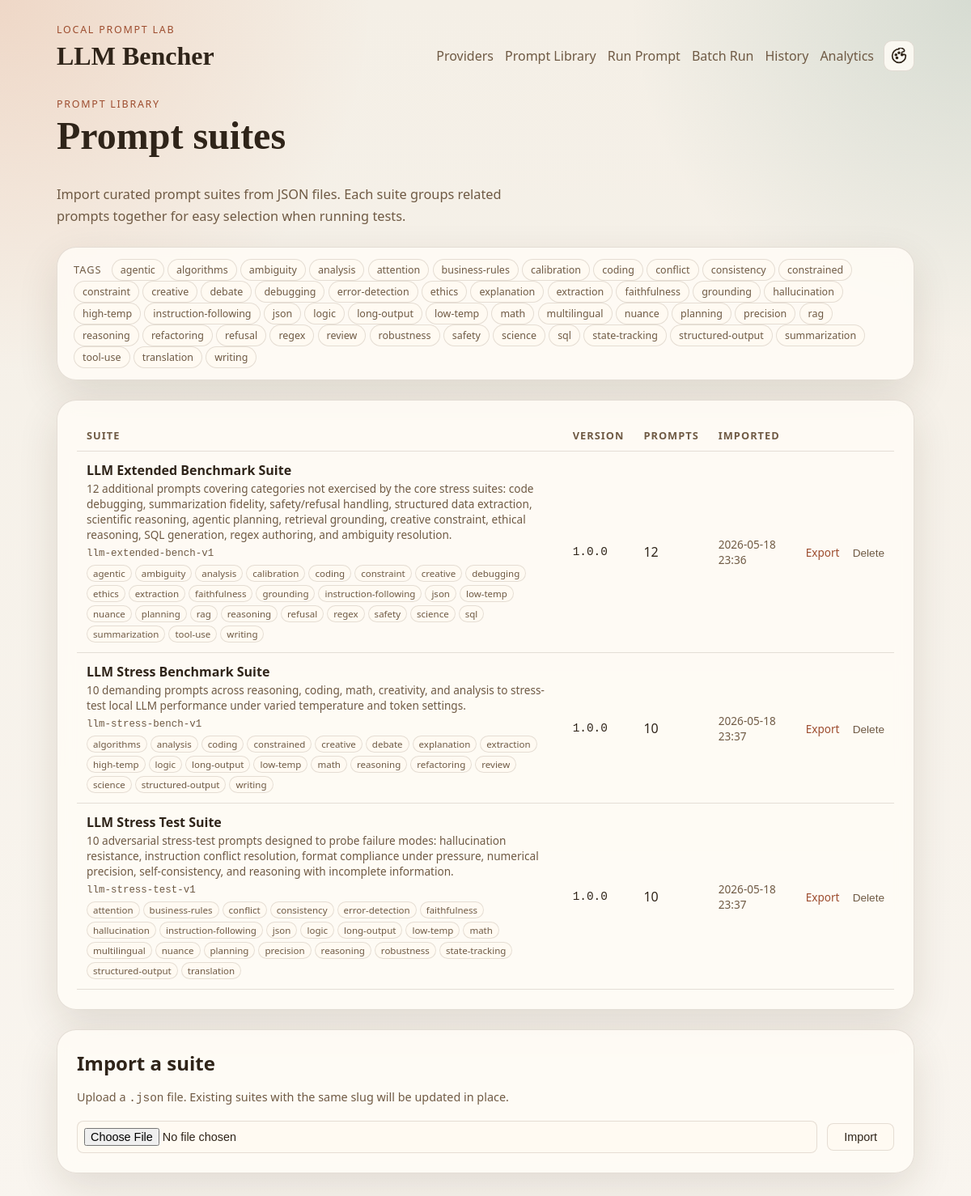
The app's page /prompts with its own data.
### llm_bencher/models.py (models this page shows)
class TimestampMixin:
    created_at: Mapped[datetime] = mapped_column(
        DateTime(timezone=True),
        default=utc_now,
        nullable=False,
    )
    updated_at: Mapped[datetime] = mapped_column(
        DateTime(timezone=True),
        default=utc_now,
        onupdate=utc_now,
        nullable=False,
    )

class PromptSuite(TimestampMixin, Base):
    __tablename__ = "prompt_suites"
    id: Mapped[int] = mapped_column(Integer, primary_key=True)
    slug: Mapped[str] = mapped_column(String(120), unique=True, nullable=False)
    name: Mapped[str] = mapped_column(String(255), nullable=False)
    description: Mapped[str | None] = mapped_column(Text)
    version: Mapped[str | None] = mapped_column(String(50))
    source_path: Mapped[str | None] = mapped_column(String(500))
    checksum: Mapped[str | None] = mapped_column(String(128))
    is_active: Mapped[bool] = mapped_column(Boolean, default=True, nullable=False)
    imported_at: Mapped[datetime | None] = mapped_column(DateTime(timezone=True))
    exported_at: Mapped[datetime | None] = mapped_column(DateTime(timezone=True))
    prompts: Mapped[list["PromptDefinition"]] = relationship(
        back_populates="suite",
        cascade="all, delete-orphan",
    )
    import_records: Mapped[list["PromptImportRecord"]] = relationship(
        back_populates="suite",
        cascade="all, delete-orphan",
    )

### llm_bencher/web/routes.py (the view)
@router.get("/prompts", response_class=HTMLResponse)
def prompts_page(request: Request) -> HTMLResponse:
    session_factory = request.app.state.session_factory
    filter_tag = request.query_params.get("tag", "")
    with session_factory() as session:
        suites = session.scalars(
            select(PromptSuite)
            .options(selectinload(PromptSuite.prompts))
            .where(PromptSuite.is_active.is_(True))
            .order_by(PromptSuite.name)
        ).all()
        all_tags: set[str] = set()
        for s in suites:
            for p in s.prompts:
                if p.tags:
                    all_tags.update(p.tags)
        if filter_tag:
            filtered_suites = []
            for s in suites:
                matching = [p for p in s.prompts if filter_tag in (p.tags or [])]
                if matching:
                    s._filtered_prompts = matching
                    filtered_suites.append(s)
            suites = filtered_suites
    return _render(
        request, "prompts.html",
        suites=suites,
        all_tags=sorted(all_tags),
        filter_tag=filter_tag,
    )

### llm_bencher/templates/prompts.html (shortened to what this page needs)
{% extends "base.html" %}
{% block content %}
<section class="section-header">
  <div>
    <p class="eyebrow">Prompt Library</p>
    <h1>Prompt suites</h1>
  </div>
  <p class="lede">
    Import curated prompt suites from JSON files. Each suite groups related
    prompts together for easy selection when running tests.
  </p>
</section>
{% if all_tags %}
<div class="panel" style="padding:14px 20px;">
  <span style="font-size:0.8rem;text-transform:uppercase;letter-spacing:0.08em;color:var(--muted);margin-right:8px;">Tags</span>
  {% for tag in all_tags %}
  <a href="/prompts?tag={{ tag | urlencode }}"
    class="tag-pill{% if filter_tag == tag %} tag-pill-active{% endif %}">{{ tag }}</a>
  {% endfor %}
</div>
{% endif %}
{% if suites %}
<section class="panel">
  <table style="width:100%;border-collapse:collapse;">
    <thead>
      <tr style="border-bottom:1px solid var(--border);text-align:left;">
        <th style="padding:10px 12px;font-size:0.8rem;text-transform:uppercase;letter-spacing:0.08em;color:var(--muted);">Suite</th>
        <th style="padding:10px 12px;font-size:0.8rem;text-transform:uppercase;letter-spacing:0.08em;color:var(--muted);">Version</th>
        <th style="padding:10px 12px;font-size:0.8rem;text-transform:uppercase;letter-spacing:0.08em;color:var(--muted);">Prompts</th>
        <th style="padding:10px 12px;font-size:0.8rem;text-transform:uppercase;letter-spacing:0.08em;color:var(--muted);">Imported</th>
        <th style="padding:10px 12px;font-size:0.8rem;text-transform:uppercase;letter-spacing:0.08em;color:var(--muted);"></th>
      </tr>
    </thead>
    <tbody>
      {% for suite in suites %}
      <tr id="suite-row-{{ suite.id }}" style="border-bottom:1px solid var(--border);">
        <td style="padding:12px;">
          <strong style="font-size:1rem;">{{ suite.name }}</strong>
          {% if suite.description %}
          <p style="margin:2px 0 0;color:var(--muted);font-size:0.85rem;">{{ suite.description }}</p>
          {% endif %}
          <code style="font-size:0.78rem;color:var(--muted);">{{ suite.slug }}</code>
          {% set suite_tags = [] %}
          {% if suite_tags %}
          <div style="margin-top:6px;display:flex;flex-wrap:wrap;gap:4px;">
            {% for tag in suite_tags | sort %}
            <a href="/prompts?tag={{ tag | urlencode }}" class="tag-pill tag-pill-sm">{{ tag }}</a>
            {% endfor %}
          </div>
          {% endif %}
        </td>
        <td style="padding:12px;font-family:'Cascadia Mono','Consolas',monospace;font-size:0.9rem;">
          {{ suite.version or "—" }}
        </td>
        <td style="padding:12px;">
          {% if filter_tag and suite._filtered_prompts is defined %}
            {{ suite._filtered_prompts | length }} / {{ suite.prompts | length }}
          {% else %}
            {{ suite.prompts | length }}
          {% endif %}
        </td>
        <td style="padding:12px;color:var(--muted);font-size:0.85rem;">
          {% if suite.imported_at %}{{ suite.imported_at.strftime("%Y-%m-%d %H:%M") }}{% else %}—{% endif %}
        </td>
        <td style="padding:12px;white-space:nowrap;">
          <a
            href="/api/suites/{{ suite.id }}/export"
            style="font-size:0.85rem;color:var(--accent);text-decoration:none;margin-right:12px;"
          >Export</a>
          <button
            class="delete-suite-btn"
            data-suite-id="{{ suite.id }}"
            style="font-size:0.85rem;color:var(--muted);background:none;border:none;cursor:pointer;padding:0;"
          >Delete</button>
        </td>
      </tr>
      {% endfor %}
    </tbody>
  </table>
</section>
{% else %}
<section class="panel" style="text-align:center;padding:48px 24px;">
  <p style="color:var(--muted);font-size:1.05rem;margin:0 0 8px;">No suites imported yet.</p>
  <p style="color:var(--muted);font-size:0.9rem;margin:0;">Use the form below to import your first suite.</p>
</section>
{% endif %}
<section class="panel">
  <h2 style="margin:0 0 16px;">Import a suite</h2>
  <p style="color:var(--muted);font-size:0.9rem;margin:0 0 20px;">
    Upload a <code>.json</code> file. Existing suites with the same slug will be updated in place.
  </p>
  <form id="import-form" style="display:flex;gap:12px;align-items:center;flex-wrap:wrap;">
    <input
      id="import-file"
      type="file"
      accept=".json"
      required
      style="flex:1;min-width:220px;padding:8px;border:1px solid var(--border);border-radius:8px;background:var(--surface-strong);color:var(--text);font-size:0.9rem;"
    >
    <button
      type="submit"
      style="padding:8px 20px;border:1px solid var(--border);border-radius:8px;background:var(--surface-strong);color:var(--text);font-size:0.9rem;cursor:pointer;"
    >Import</button>
  </form>
</section>
{% endblock %}

### llm_bencher/static/css/app.css (style rules this page uses)
:root, :root[data-theme="sepia"] { --bg: #f4efe6; --bg-accent: #ead9c7; --surface: rgba(255, 252, 246, 0.85); --surface-strong: #fffaf2; --border: rgba(75, 47, 24, 0.14); --text: #2f2419; --muted: #6f5a44; --accent: #9d4d2f; --accent-soft: #d66d3a; --ready: #2f7d5b; --shadow: 0 18px 50px rgba(58, 38, 20, 0.12); --body-bg: radial-gradient(circle at top left, rgba(214, 109, 58, 0.18), transparent 24%), radial-gradient(circle at top right, rgba(61, 120, 107, 0.16), transparent 22%), linear-gradient(180deg, var(--bg) 0%, #f9f5ef 100%); font-family: "Aptos", "Trebuchet MS", "Segoe UI", sans-serif; }
* { box-sizing: border-box; }
body { margin: 0; color: var(--text); background: var(--body-bg, var(--bg)); transition: background-color 0.2s ease, color 0.2s ease; }
a { color: inherit; }
.eyebrow { margin: 0 0 6px; color: var(--accent); font-size: 0.78rem; letter-spacing: 0.14em; text-transform: uppercase; }
.hero, .section-grid, .section-header, .card-list { display: grid; gap: 24px; }
.hero h1, .section-header h1 { margin: 0; font-family: "Georgia", "Times New Roman", serif; font-size: clamp(2rem, 4vw, 3.6rem); line-height: 1.05; }
.lede { margin: 10px 0 0; max-width: 62ch; color: var(--muted); font-size: 1.02rem; line-height: 1.65; }
.panel { padding: 24px; border: 1px solid var(--border); border-radius: 24px; background: var(--surface); box-shadow: var(--shadow); backdrop-filter: blur(10px); }
strong { font-size: 1.8rem; }
.card-head h2, .panel h2 { margin: 0 0 12px; }
.tag-pill { display: inline-block; padding: 4px 10px; border: 1px solid var(--border); border-radius: 999px; font-size: 0.78rem; color: var(--muted); text-decoration: none; background: var(--surface-strong); transition: background 0.15s, color 0.15s; }
.tag-pill-sm { padding: 2px 7px; font-size: 0.72rem; }

### records on screen
PromptSuite: name "LLM Extended Benchmark Suite", description "12 additional prompts covering categories not exercised by the core stress suites: code debugging, summarization fidelity, safety/refusal handling, structured data extraction, scientific reasoning, agentic planning, retrieval grounding, creative constraint, ethical reasoning, SQL generation, regex authoring, and ambiguity resolution.", slug "llm-extended-bench-v1", sort "agentic" "ambiguity" "analysis" "calibration" "coding" "constraint" "creative" "debugging" "ethics" "extraction" "faithfulness" "grounding" "instruction-following" "json" "low-temp" "nuance" "planning" "rag" "reasoning" "refusal" "regex" "safety" "science" "sql" "summarization" "tool-use" "writing", version "1.0.0", prompts|length "12", imported_at "2026-05-18 23:36"
PromptSuite: name "LLM Stress Benchmark Suite", description "10 demanding prompts across reasoning, coding, math, creativity, and analysis to stress-test local LLM performance under varied temperature and token settings.", slug "llm-stress-bench-v1", sort "algorithms" "analysis" "coding" "constrained" "creative" "debate" "explanation" "extraction" "high-temp" "logic" "long-output" "low-temp" "math" "reasoning" "refactoring" "review" "science" "structured-output" "writing", version "1.0.0", prompts|length "10", imported_at "2026-05-18 23:37"
PromptSuite: name "LLM Stress Test Suite", description "10 adversarial stress-test prompts designed to probe failure modes: hallucination resistance, instruction conflict resolution, format compliance under pressure, numerical precision, self-consistency, and reasoning with incomplete information.", slug "llm-stress-test-v1", sort "attention" "business-rules" "conflict" "consistency" "error-detection" "faithfulness" "hallucination" "instruction-following" "json" "logic" "long-output" "low-temp" "math" "multilingual" "nuance" "planning" "precision" "reasoning" "robustness" "state-tracking" "structured-output" "translation", version "1.0.0", prompts|length "10", imported_at "2026-05-18 23:37"

### other values on screen
{{ app_name }} "LLM Bencher"
{{ tag }} "agentic" "algorithms" "ambiguity" "analysis" "attention" "business-rules" "calibration" "coding" "conflict" "consistency" "constrained" "constraint" "creative" "debate" "debugging" "error-detection" "ethics" "explanation" "extraction" "faithfulness" "grounding" "hallucination" "high-temp" "instruction-following" "json" "logic" "long-output" "low-temp" "math" "multilingual" "nuance" "planning" "precision" "rag" "reasoning" "refactoring" "refusal" "regex" "review" "robustness" "safety" "science" "sql" "state-tracking" "structured-output" "summarization" "tool-use" "translation" "writing"
